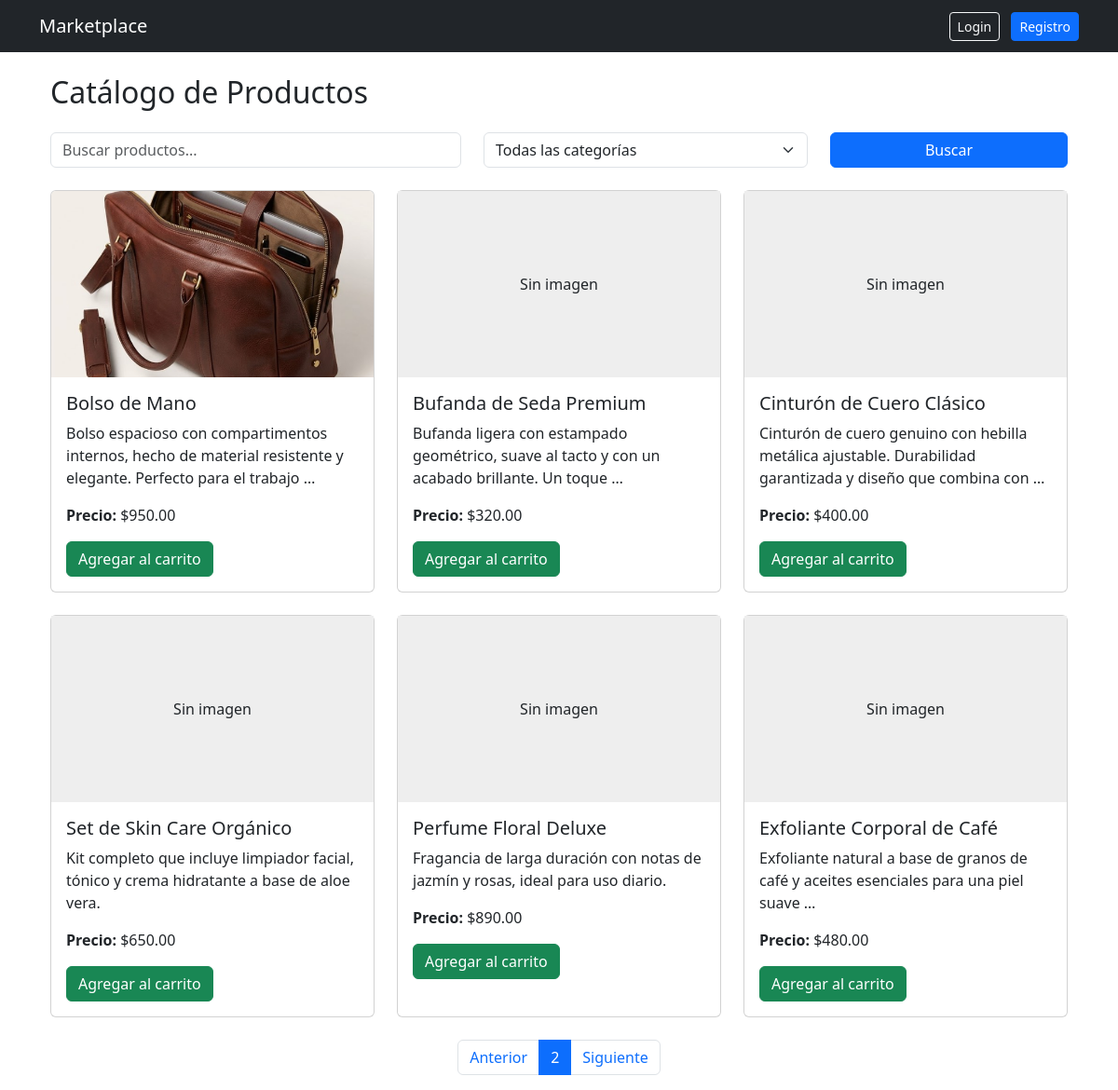
Screenshot of /?page=2 with the database file from the repository.
### store/models.py (models this page shows, shortened)
class Product(models.Model):
    id = models.UUIDField(primary_key=True, default=uuid.uuid4, editable=False)
    name = models.CharField(max_length=150)
    description = models.TextField()
    price = models.DecimalField(max_digits=10, decimal_places=2)
    stock = models.PositiveIntegerField(default=0)
    image = models.ImageField(upload_to='products/', null=True, blank=True)
    owner = models.ForeignKey(
        User,
        on_delete=models.CASCADE,
        related_name='products'
    )  # 1:N
    categories = models.ManyToManyField(
        Category,
        related_name='products'
    )  # N:M
    created_at = models.DateTimeField(auto_now_add=True)

### store/views.py (the view)
# urls.py: path('', views.home, name='home'),
def home(request):
    query = request.GET.get('q')
    category_id = request.GET.get('category')
    products = Product.objects.select_related('owner').prefetch_related('categories').all()
    if query:
        products = products.filter(
            Q(name__icontains=query) |
            Q(description__icontains=query)
        )
    if category_id:
        products = products.filter(categories__id=category_id)
    paginator = Paginator(products, 6)
    page_number = request.GET.get('page')
    page_obj = paginator.get_page(page_number)
    categories = Category.objects.all()
    return render(request, 'store/home.html', {
        'page_obj': page_obj,
        'categories': categories
    })

### store/templates/store/home.html (shortened to what this page needs)
{% extends 'store/base.html' %}
{% block content %}
<div class="container mt-4">
    <h2 class="mb-4">Catálogo de Productos</h2>
    <form method="GET" class="row mb-4">
        <div class="col-md-5">
            <input type="text" name="q" class="form-control" placeholder="Buscar productos..." value="{{ request.GET.q|default:'' }}">
        </div>
        <div class="col-md-4">
            <select name="category" class="form-control form-select">
                <option value="">Todas las categorías</option>
            </select>
        </div>
        <div class="col-md-3">
            <button type="submit" class="btn btn-primary w-100">Buscar</button>
        </div>
    </form>
    <div class="row">
        {% for product in page_obj %}
        <div class="col-md-4 mb-4">
            <div class="card h-100">
                {% if product.image %}
                    <img src="{{ product.image.url }}" class="card-img-top" alt="{{ product.name }}" style="height: 200px; object-fit: cover;">
                {% else %}
                    <div style="height: 200px; background-color: #eee; display: flex; align-items: center; justify-content: center;">
                        <span>Sin imagen</span>
                    </div>
                {% endif %}
                <div class="card-body">
                    <h5 class="card-title">{{ product.name }}</h5>
                    <p class="card-text">{{ product.description|truncatewords:15 }}</p>
                    <p class="card-text"><strong>Precio:</strong> ${{ product.price }}</p>
                    <a href="{% url 'add_to_cart' product.id %}" class="btn btn-success">Agregar al carrito</a>
                </div>
            </div>
        </div>
        {% empty %}
        <p>No se encontraron productos.</p>
        {% endfor %}
    </div>
    <nav aria-label="Navegación de páginas">
        <ul class="pagination justify-content-center">
            {% if page_obj.has_previous %}
                <li class="page-item">
                    <a class="page-link" href="?page={{ page_obj.previous_page_number }}{% if request.GET.q %}&q={{ request.GET.q }}{% endif %}{% if request.GET.category %}&category={{ request.GET.category }}{% endif %}">Anterior</a>
                </li>
            {% endif %}
            <li class="page-item active">
                <span class="page-link">{{ page_obj.number }}</span>
            </li>
            {% if page_obj.has_next %}
                <li class="page-item">
                    <a class="page-link" href="?page={{ page_obj.next_page_number }}{% if request.GET.q %}&q={{ request.GET.q }}{% endif %}{% if request.GET.category %}&category={{ request.GET.category }}{% endif %}">Siguiente</a>
                </li>
            {% endif %}
        </ul>
    </nav>
</div>
{% endblock %}

### rows the page displays
Product: image (picture), name "Bolso de Mano", description "Bolso espacioso con compartimentos internos, hecho de material resistente y elegante. Perfecto para el trabajo …", price "950.00"
Product: shows "Sin imagen", name "Bufanda de Seda Premium", description "Bufanda ligera con estampado geométrico, suave al tacto y con un acabado brillante. Un toque …", price "320.00"
Product: shows "Sin imagen", name "Cinturón de Cuero Clásico", description "Cinturón de cuero genuino con hebilla metálica ajustable. Durabilidad garantizada y diseño que combina con …", price "400.00"
Product: shows "Sin imagen", name "Set de Skin Care Orgánico", description "Kit completo que incluye limpiador facial, tónico y crema hidratante a base de aloe vera.", price "650.00"
Product: shows "Sin imagen", name "Perfume Floral Deluxe", description "Fragancia de larga duración con notas de jazmín y rosas, ideal para uso diario.", price "890.00"
Product: shows "Sin imagen", name "Exfoliante Corporal de Café", description "Exfoliante natural a base de granos de café y aceites esenciales para una piel suave …", price "480.00"

### other values shown
{{ page_obj.number }} "2"
